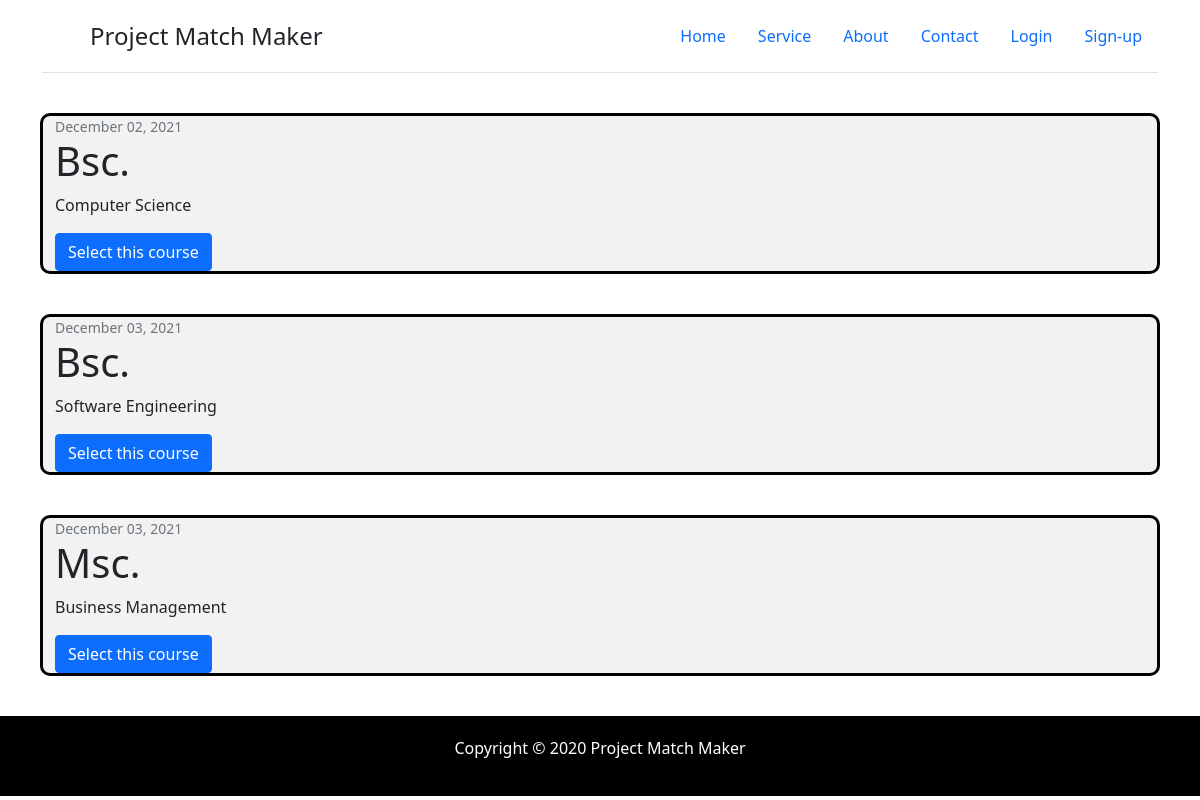
The app's page /main with its own data.
### Home/models.py (models this page shows, shortened)
class Course(models.Model):
    title = models.CharField(max_length=100)
    cname = models.CharField(max_length=100)
    date_posted = models.DateTimeField(default=timezone.now)

### Home/views.py (the view)
# urls.py: path('main', views.main, name="matchmaker-main"),
def main(request):
    context = {
        'courses':Course.objects.all()
    }
    return render(request, 'home/main.html', context)

### Home/templates/home/main.html (shortened to what this page needs)
{% load static %}
<html>
<head>
    <link href="https://cdn.jsdelivr.net/npm/bootstrap@5.1.3/dist/css/bootstrap.min.css" rel="stylesheet">
</head>
<body>
    <div class="container">
    <header class="d-flex flex-wrap justify-content-center py-3 mb-4 border-bottom">
      <a href="/home" class="d-flex align-items-center mb-3 mb-md-0 me-md-auto text-dark text-decoration-none">
        <svg class="bi me-2" width="40" height="32"><use xlink:href="#bootstrap"/></svg>
        <span class="fs-4">Project Match Maker</span>
      </a>
      <ul class="nav nav-pills">
        <li class="nav-item"><a href="/home" class="nav-link " aria-current="page">Home</a></li>
        <li class="nav-item"><a href="/main" class="nav-link">Service</a></li>
        <li class="nav-item"><a href="/about" class="nav-link">About</a></li>
        <li class="nav-item"><a href="/contact" class="nav-link" id="#contact">Contact</a></li>
        {% if user.is_authenticated %}
        <li class="nav-item"><a href="{% url 'profile' %}" class="nav-link">Profile</a></li>
        <li class="nav-item"><a href="/" class="nav-link">Logout</a></li>
        {% else %}
        <li class="nav-item"><a href="#" class="nav-link">Login</a></li>
        <li class="nav-item"><a href="#" class="nav-link">Sign-up</a></li>
        {% endif %}
      </ul>
    </header>
    </div>
    {% for course in courses %}
    <section class="display">
      <div class="container">
        <small class="text-muted">{{course.date_posted|date:"F d, Y"}}</small>
        <h1 class="text-size">
          {{course.title}}
        </h1>
        <p class="parag">
          {{course.cname}}
        </p>
        <a href="cs" class="btn btn-primary">
          Select this course
        </a>
      </div>
    </section>
    {% endfor %}
  <footer>
    <div class="footer-section">
        <p class="text">Copyright &copy; 2020 Project Match Maker</p>
    </div>
</footer>
</body>
</html>

### Home/templates/home/main.html (style rules this page uses)
.display { background-color: #f2f2f2; margin: 40px; border: 3px solid black; border-radius: 10px; }
.footer-section { background-color: black; padding: 20px; }
.text { color: white; text-align: center; }

### records on screen
Course: date_posted "December 02, 2021", title "Bsc.", cname "Computer Science"
Course: date_posted "December 03, 2021", title "Bsc.", cname "Software Engineering"
Course: date_posted "December 03, 2021", title "Msc.", cname "Business Management"
